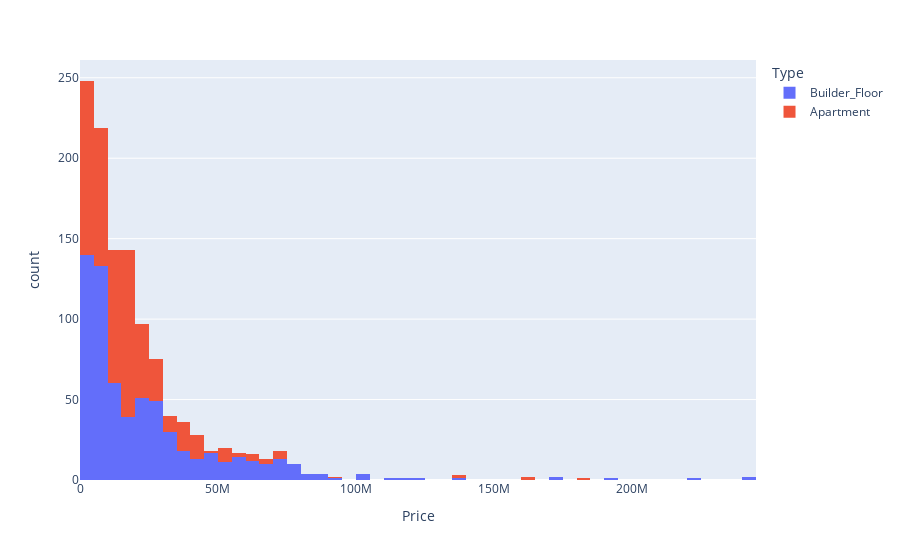

The cell this chart's notebook holds for it:
### Code cell
px.histogram(df1,x='Price', color = 'Type')

### Figure 1 — Plotly figure (JSON) as saved in the notebook; plotly's stock layout.template omitted (floating-point values rounded to 4 significant figures; data arrays with more than 128 entries replaced by an {"elided": "..."} marker saying what was removed)
{"data": [{"alignmentgroup": "True", "bingroup": "x", "hovertemplate": "Type=Builder_Floor<br>Price=%{x}<br>count=%{y}<extra></extra>", "legendgroup": "Builder_Floor", "marker": {"color": "#636efa", "pattern": {"shape": ""}}, "name": "Builder_Floor", "offsetgroup": "Builder_Floor", "orientation": "v", "showlegend": true, "type": "histogram", "x": {"elided": "643 int values"}, "xaxis": "x", "yaxis": "y"}, {"alignmentgroup": "True", "bingroup": "x", "hovertemplate": "Type=Apartment<br>Price=%{x}<br>count=%{y}<extra></extra>", "legendgroup": "Apartment", "marker": {"color": "#EF553B", "pattern": {"shape": ""}}, "name": "Apartment", "offsetgroup": "Apartment", "orientation": "v", "showlegend": true, "type": "histogram", "x": {"elided": "527 int values"}, "xaxis": "x", "yaxis": "y"}], "layout": {"autosize": true, "barmode": "relative", "legend": {"title": {"text": "Type"}, "tracegroupgap": 0}, "margin": {"t": 60}, "xaxis": {"anchor": "y", "autorange": true, "domain": [0, 1], "range": [-0.5, 245000000.0], "title": {"text": "Price"}, "type": "linear"}, "yaxis": {"anchor": "x", "autorange": true, "domain": [0, 1], "range": [0, 261.1], "title": {"text": "count"}}}}
